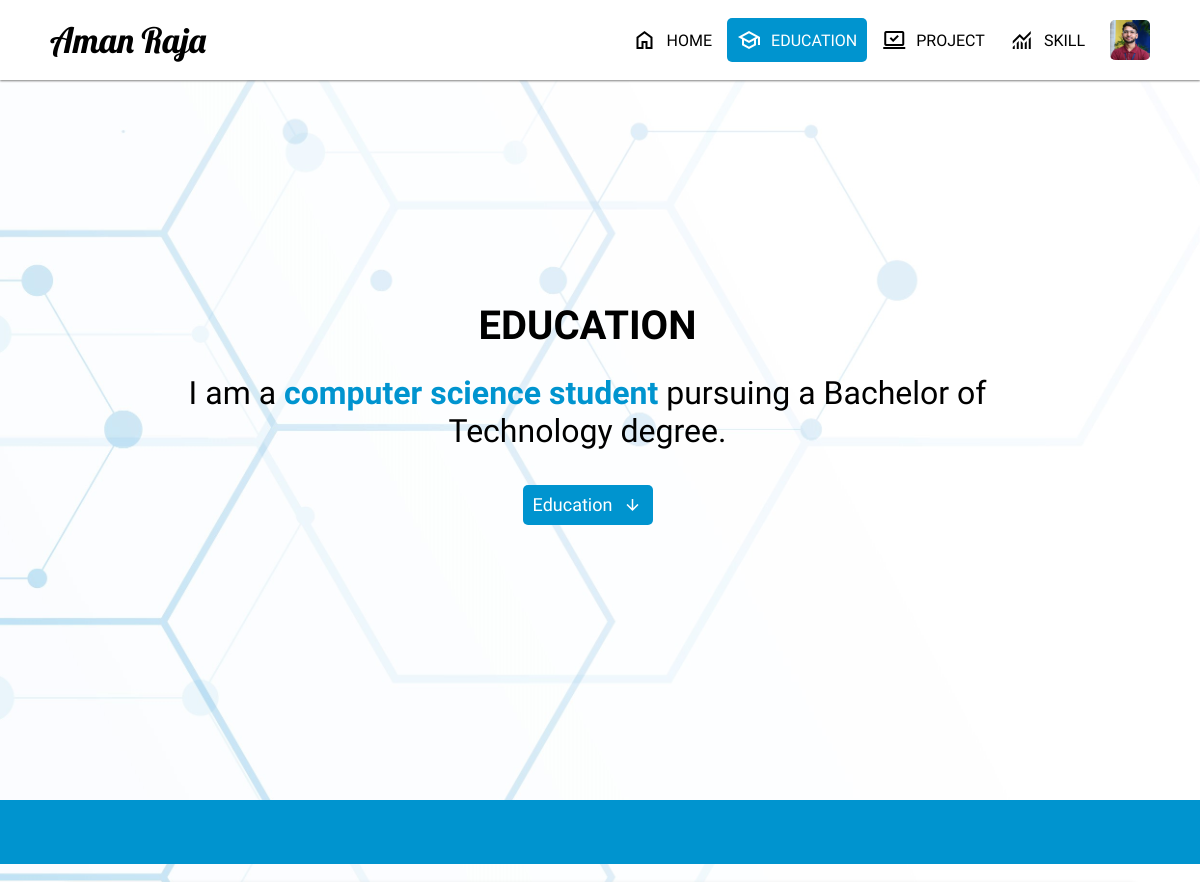
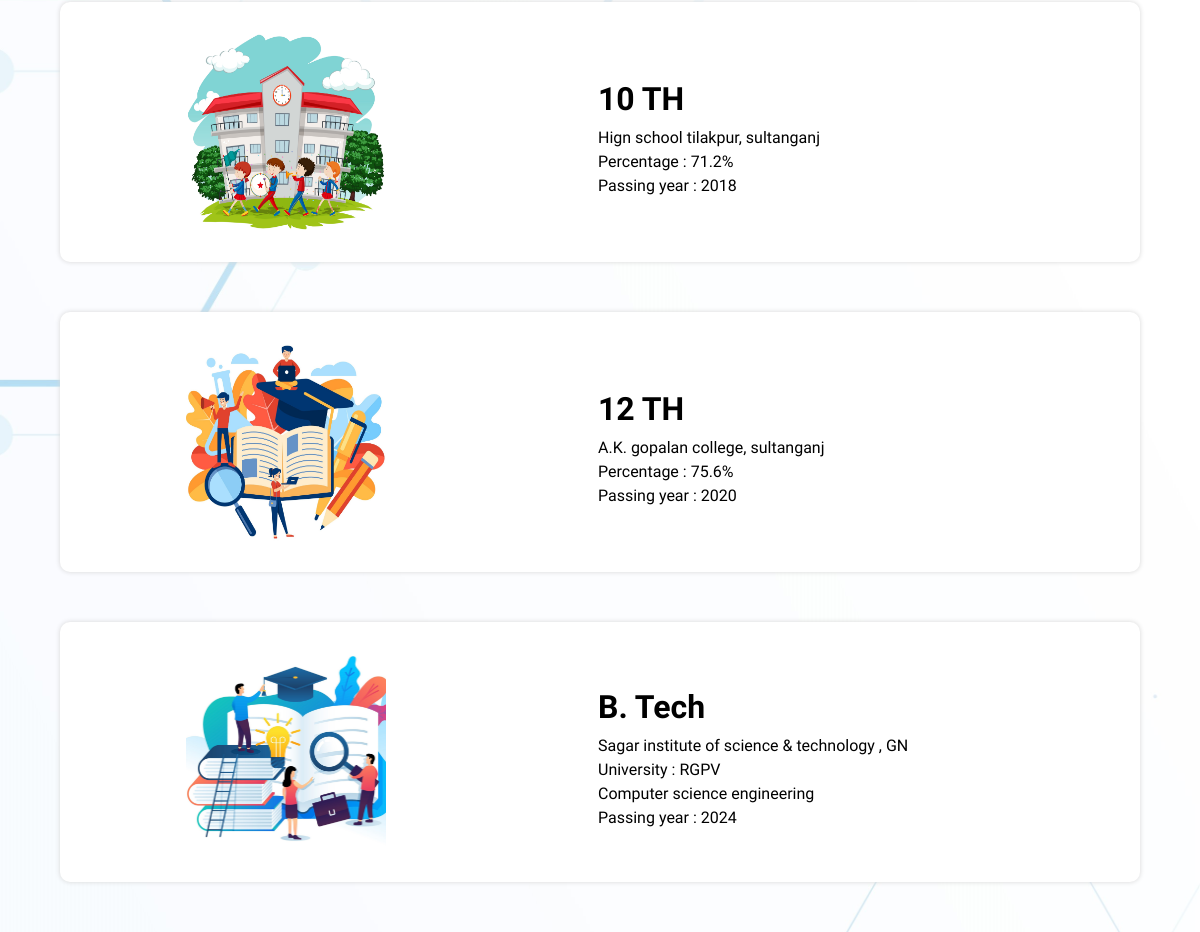
The page /education on the database its author committed (2 pictures, top to bottom).
### apps/models.py (models this page shows, shortened)
class Profile(models.Model):
    user = models.OneToOneField(User, on_delete=models.CASCADE, related_name='profile')
    profile_photo = models.ImageField(upload_to='profile_photos/', blank=True, null=True)
    mobile = models.CharField(max_length=15, blank=True)
    bio = models.TextField(blank=True)
    designation = models.CharField(max_length=100, blank=True)
    created = models.DateTimeField(auto_now_add=True)
    updated = models.DateTimeField(auto_now=True)

### Portfolio/views.py (the view)
# urls.py: path('education',views.education, name='education'),
def education(request):
    return render(request, 'education.html')

### apps/context_processors.py (called while the page is built)
def user_context(request):
    data = Profile.objects.get(mobile='9155244224' )
    return {'data': data}

### templates/education.html (shortened to what this page needs)
{% extends 'layouts/base.html' %}
{% block main %}
{% load static %}
<section>
    <div class="common-landing">
        <div class="common-info">
            <p>EDUCATION</p>
            <p>I am a <b>computer science student</b> pursuing a Bachelor of Technology degree.</p>
            <p><a href="">Education <span class="material-symbols-outlined">
                    </span></a></p>
        </div>
        <div class="common-img">
            {% load static %}
        </div>
    </div>
    <div class="style-1" id="education"></div>
    <div class="education">
        <div class="education-content">
            <div class="education-img">
                <img src="{% static 'img/school.jpg' %}" alt="">
            </div>
            <div class="education-info">
                <p>10 TH</p>
                <p>Hign school tilakpur, sultanganj </p>
                <p>Percentage : 71.2%</p>
                <p>Passing year : 2018</p>
            </div>
        </div>
        <div class="education-content">
            <div class="education-img">
                <img src="{% static 'img/college.jpg' %}" alt="">
            </div>
            <div class="education-info">
                <p>12 TH</p>
                <p>A.K. gopalan college, sultanganj</p>
                <p>Percentage : 75.6%</p>
                <p>Passing year : 2020</p>
            </div>
        </div>
        <div class="education-content">
            <div class="education-img">
                <img src="{% static 'img/university.jpg' %}" alt="">
            </div>
            <div class="education-info">
                <p>B. Tech</p>
                <p>Sagar institute of science & technology , GN</p>
                <p>University : RGPV</p>
                <P>Computer science engineering</P>
                <p>Passing year : 2024</p>
            </div>
        </div>
    </div>
</section>
{% endblock %}

### templates/layouts/header.html (shortened to what this page needs)
<header>
  <div class="logo">
    <a href="{% url 'home' %}">{{ data.user.first_name }} {{ data.user.last_name }}</a>
  </div>
  <nav class="window">
    <ul>
      <li>
        <a href="{% url 'home' %}" class="active"><span
            class="material-symbols-outlined window-nav-icon">home</span>HOME</a>
      </li>
      <li>
        <a href="{% url 'education' %}"><span
            class="material-symbols-outlined window-nav-icon">school</span>EDUCATION</a>
      </li>
      <li>
        <a href="{% url 'project' %}"><span
            class="material-symbols-outlined window-nav-icon">sync_saved_locally</span>PROJECT</a>
      </li>
      <li>
        <a href="{% url 'skill' %}"><span class="material-symbols-outlined window-nav-icon">monitoring</span>SKILL</a>
      </li>
      {% load static %}
      <li>
        <a href="#" id="menuToggle"><img src="{{data.profile_photo.url}}" alt="" /></a>
      </li>
    </ul>
  </nav>
</header>

### static/css/main.css (style rules this page uses)
* { margin: 0; padding: 0; box-sizing: border-box; font-family: "Play", sans-serif; }
:root { --white-color: #ffffff; --black-color: #000000; --blue-color: #0094cf; --gray-color: gray; --red-color: rgb(232, 0, 0); --navy-color: blue; --lightblue-color: #69c7ed; --darkblue-color: #038abf; --lightblack-color: #393939; }
header { position: fixed; top: 0; left: 0; right: 0; width: 100%; background-color: var(--white-color); box-shadow: 0px 1px 2px var(--gray-color); display: flex; align-items: center; justify-content: space-between; padding: 5px 50px; z-index: 99; height: 10vh; }
.logo a { text-decoration: none; font-family: "Lobster", sans-serif; color: var(--black-color); font-size: 35px; }
.window ul { list-style-type: none; display: flex; align-items: center; }
.window ul li { display: flex; margin-right: 5px; }
.window ul li:last-child { margin-right: 0px; margin-left: 10px; }
.window ul li a { text-decoration: none; padding: 10px; color: var(--black-color); font-weight: 500; font-style: normal; font-size: 16px; border-radius: 5px; transition: all 0.5s ease; display: flex; align-items: center; }
.window ul li:last-child a { width: 40px; height: 40px; padding: 0; }
.window ul li:last-child img { width: 100%; height: 100%; border-radius: 5px; }
.window a.active { background-color: var(--blue-color); color: var(--white-color); }
.window-nav-icon { margin-right: 10px; }
.style-1 { width: 100%; height: 8vh; background-color: var(--blue-color); }

### static/css/education.css (style rules this page uses)
.common-landing { background-image: url('/static/img/background.jpg'); background-repeat: no-repeat; background-size: cover; display: flex; align-items: center; justify-content: center; min-height: 90vh; }
.common-info { width: 40%; margin-right: 25px; text-align: center; }
.common-info p:first-child { font-size: 2.5rem; font-weight: 600; margin-bottom: 25px; }
.common-info p { font-size: 2rem; margin-bottom: 35px; }
.common-info p:last-child { display: flex; justify-content: center; font-size: 18px; }
.common-info b { color: var(--blue-color); }
.common-info a { display: flex; align-items: center; justify-content: center; border-radius: 5px; transition: all 0.5s ease; background-color: var(--blue-color); color: var(--white-color); width: 130px; height: 40px; text-decoration: none; }
.common-info span { font-size: 20px; margin-left: 10px; }
.common-img { width: 40%; }
.education { width: 100%; height: 100%; display: flex; flex-direction: column; justify-content: center; align-items: center; background-image: url('/static/img/background.jpg'); background-repeat: no-repeat; background-size: cover; background-position: left; padding-top: 20px; }
.education-content { width: 50%; background-color: var(--white-color); border-radius: 10px; box-shadow: 0px 0px 5px rgb(214, 214, 214); display: flex; justify-content: space-around; align-items: center; padding: 30px 20px; margin-bottom: 50px; }
.education-img { width: 200px; height: 200px; }
.education-img img { width: 100%; height: 100%; mix-blend-mode: darken; }
.education-info { width: 40%; }
.education-info p:first-child { font-weight: 600; font-size: 2rem; margin: 10px 0px; }
.education-info p { margin-bottom: 5px; }
.education-info p:last-child { margin-bottom: 0px; }
@media screen and (min-height: 1024px) { .common-landing { flex-direction: column; } }
@media screen and (min-height: 1024px) { .common-info, .common-img { width: 80%; } }
@media screen and (min-height: 1024px) { .education-content { width: 90%; } }

### rows shown on the page
Profile: user.first_name "Aman", user.last_name "Raja", profile_photo (placeholder picture)
